Frame 1 (no input): blank canvas, image omitted
Frame 60 (no input): blank canvas, image omitted
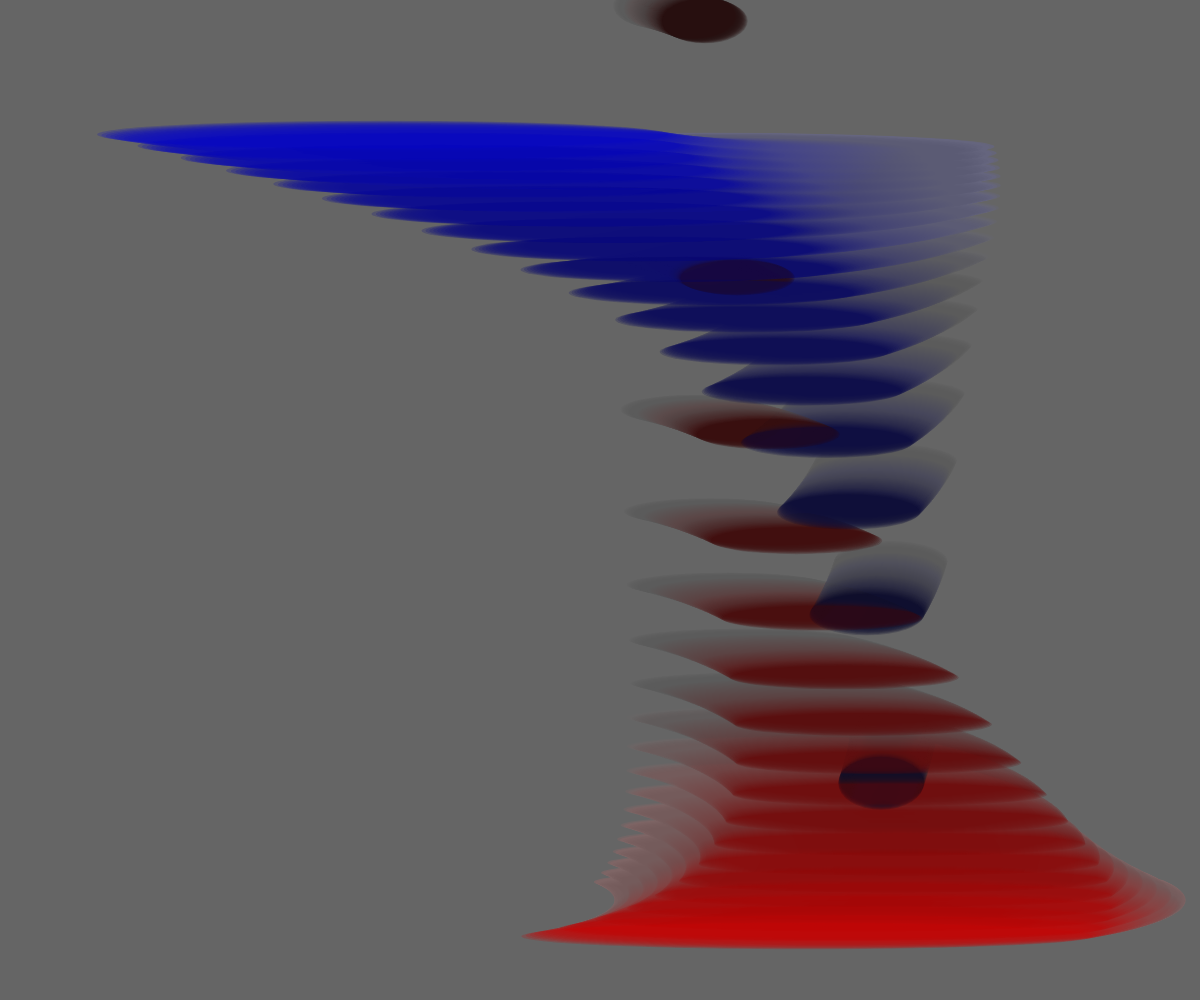
Frame 120 (the mouse pressed at the canvas centre since frame 60)

The p5.js sketch whose frames 1 and 60 were blank and that drew this single picture after the mouse press (run headless with seeded random() and noise() and a simulated clock; from frame 60 on, the mouse is pressed at the canvas centre):

// p5.js sketch
// ── sketch.js

var w, h, ratio;
var count = 0;
var sinMotionX, cosMotionY, sinMotionY, cosMotionX;
var i;

function setup() {
	w = windowWidth;
	h = windowHeight;
	ratio = w/h;
	createCanvas(w, h); //width and height of my canvas
	//noStroke();
	
}

function draw() {
	background(100, 100, 100, 10);
	for (i = 3; i < 21; i++){
		sinMotionX = w*0.5-mouseX*0.5+((sin(count*i)+1)*0.5*mouseX);
		cosMotionY = h*0.5-mouseY*0.5+(cos(count*i)+1)*0.5*mouseY;
		sinMotionY = h*0.5-mouseY*0.5+(sin(count*i)+1)*0.5*mouseY;
		cosMotionX = w*0.5-mouseX*0.5+(cos(count*i)+1)*0.5*mouseX;
		fill(10*i+count%100, 0, 0, 50-count%50);
		stroke(0, 0, 10*i+count%100, count%50);
		strokeWeight(i*mouseX/21-21);
		ellipse(sinMotionX, h-cosMotionY/i*4, i*mouseX/21, i+mouseY*0.25/i); 
		fill(0, 0, 10*i+count%100, 50-count%50);
		stroke(10*i+count%100, 0, 0, count%50);
		ellipse(cosMotionX, sinMotionY/i*4, i*mouseX/21, i+mouseX*0.25/i);
	}

count += 0.001;
//console.log(count);

}
